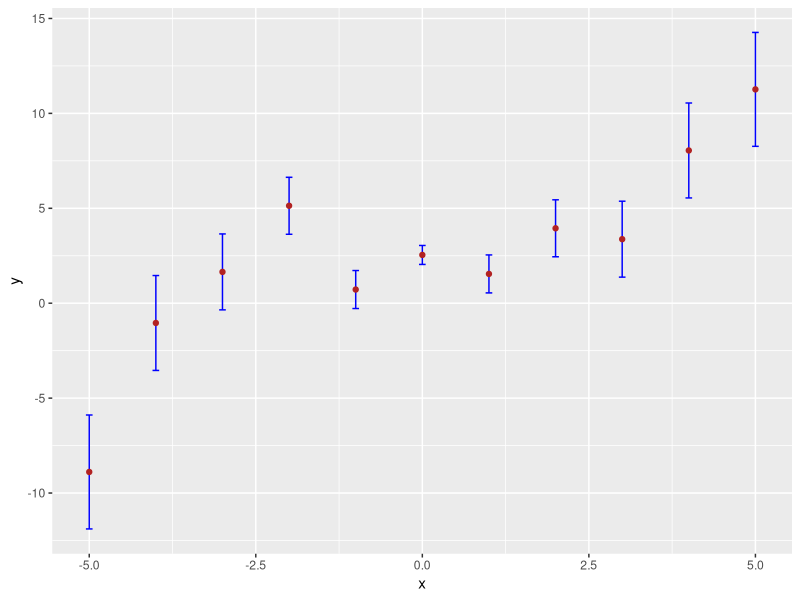
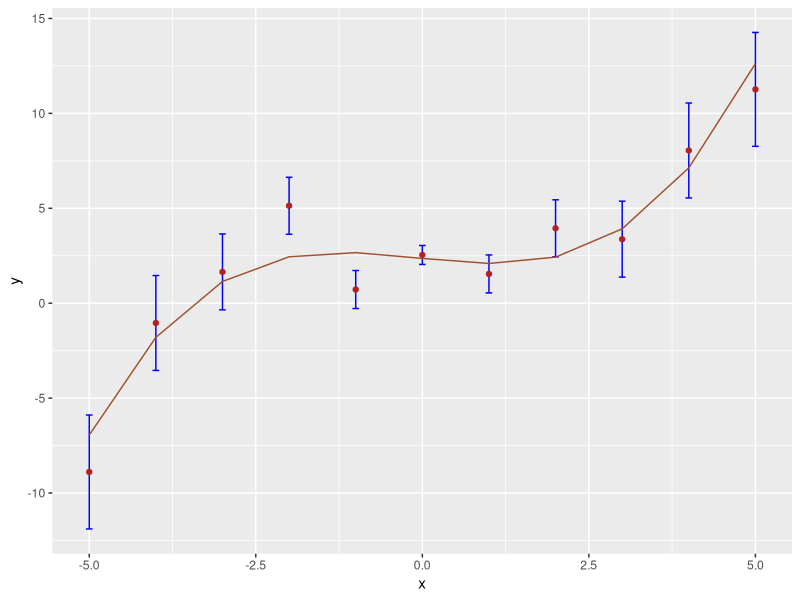
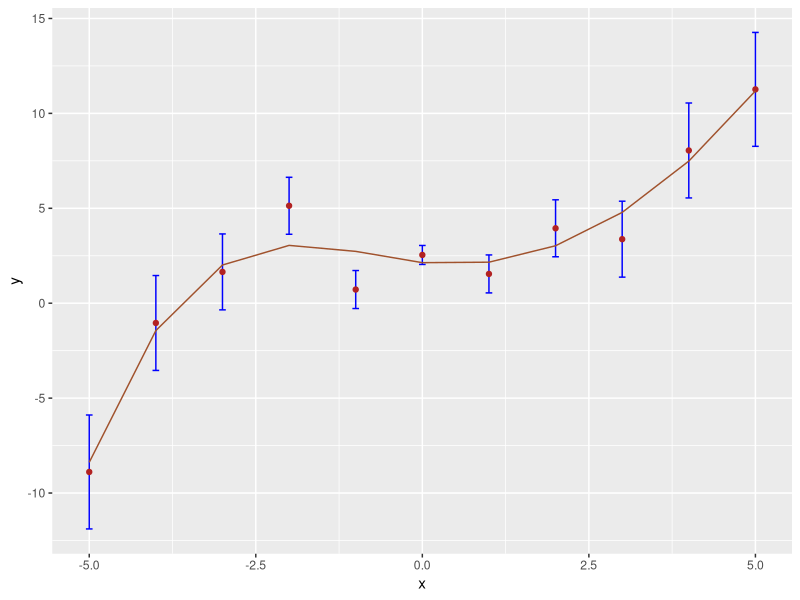
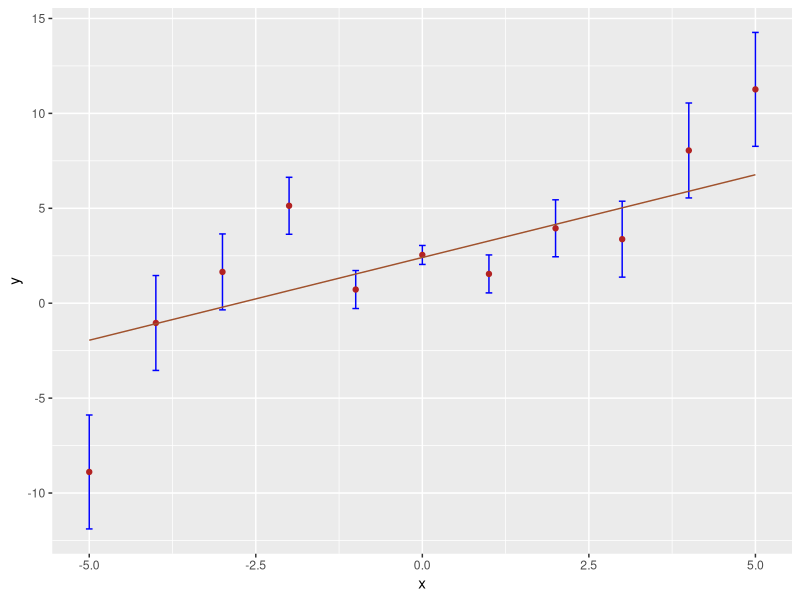
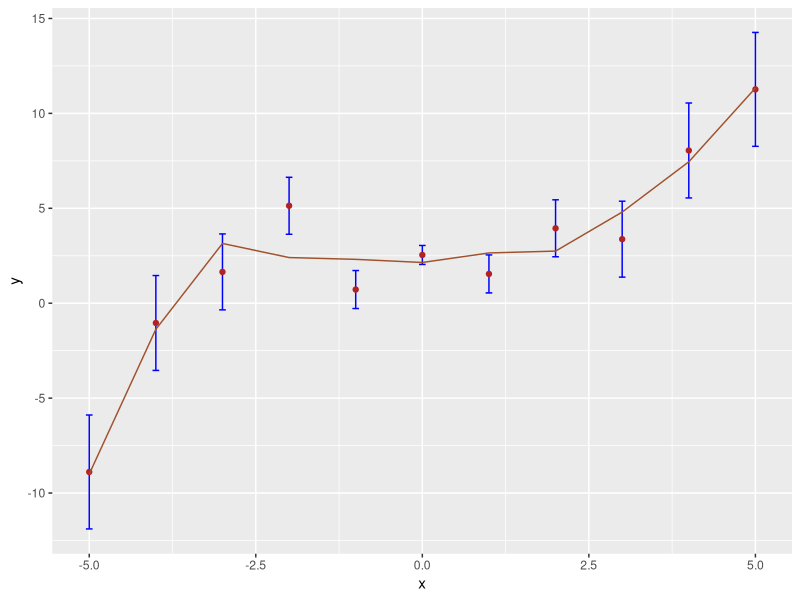
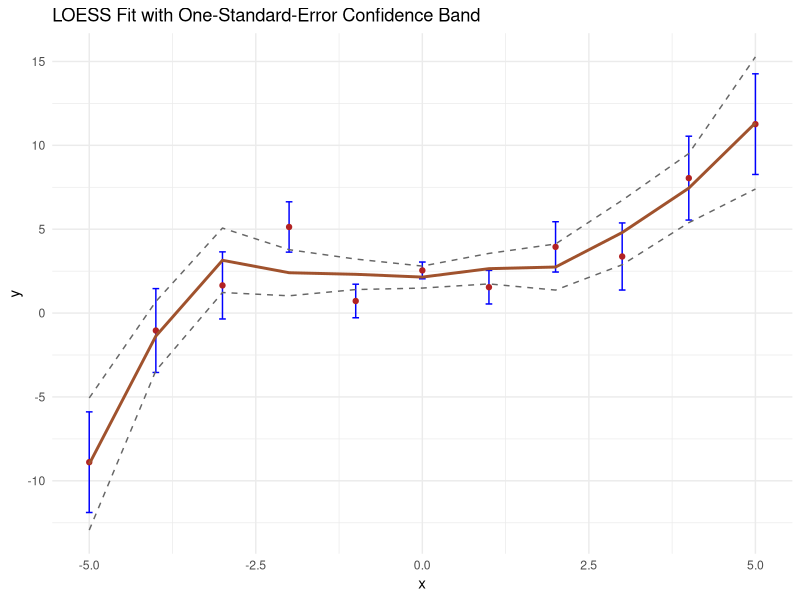

R code for these plots, in order:
## ---- chunk 1
suppressMessages(library(tidyverse))
## ---- chunk 2
set.seed(555)
x <- -5:5
y <- 0.1*x^3 - 0.5*x + 2.1 + rnorm(length(x), mean = 0, sd = 0.5*(1 + abs(x)))
e <- 0.5*(1 + abs(x))

df <- data.frame("x" = x, "y" = y, "e" = e)

suppressMessages(library(tidyverse))
ggplot(data = df, mapping = aes(x = x, y = y)) +
  geom_errorbar(aes(ymin = y-e, ymax = y+e), width = 0.1, color = "blue") +
  geom_point(color = "firebrick")
## ---- chunk 3
pr.out  <- lm(y ~ poly(x, 3, raw = TRUE), data = df,
              weights = 1/(e^2))
pr.pred <- predict(pr.out)
mean((y - pr.pred)^2)
data.frame("Estimate" = 
             summary(pr.out)$coefficients[, 1])

ggplot(data = df, mapping = aes(x = x, y = y)) +
  geom_errorbar(aes(ymin = y-e, ymax = y+e), width = 0.1, color = "blue") +
  geom_point(color = "firebrick") +
  geom_line(data = data.frame(x, "y" = pr.pred), 
            mapping = aes(x = x, y = y), col = "sienna")
## ---- chunk 4
library(splines)
# Default: cubic spline -> K+2 basis functions
#  remember: K is the # of non-overlapping segments
s.out  <- lm(y ~ bs(x, df = 4), data = df,weights = 1/(e^2))
s.pred <- predict(s.out)
mean((y - s.pred)^2)
data.frame("Estimate" = 
             summary(s.out)$coefficients[, 1])

ggplot(data = df, mapping = aes(x = x, y = y)) +
  geom_errorbar(aes(ymin = y-e, ymax = y+e), width = 0.1, color = "blue") +
  geom_point(color = "firebrick") +
  geom_line(data = data.frame(x, "y" = s.pred), 
            mapping = aes(x = x, y = y), col = "sienna")
## ---- chunk 5
ss.out  <- suppressWarnings(
  smooth.spline(df$x, y = df$y, 
                w = 1/(df$e^2), cv = TRUE)
)
ss.out$lambda
ss.pred <- predict(ss.out)
mean((y - ss.pred$y)^2)

ggplot(data = df, mapping = aes(x = x, y = y)) +
  geom_errorbar(aes(ymin = y-e, ymax = y+e), width = 0.1, color = "blue") +
  geom_point(color = "firebrick") +
  geom_line(data = data.frame(x, "y" = ss.pred$y), 
            mapping = aes(x = x, y = y), col = "sienna")
## ---- chunk 6
lpr.out  <- loess(y ~ x, data = df, 
                  weights = 1/(df$e)^2, span = 0.6)
lpr.pred <- predict(lpr.out)
mean((y - lpr.pred)^2)

ggplot(data = df, mapping = aes(x = x, y = y)) +
  geom_errorbar(aes(ymin = y-e, ymax = y+e), width = 0.1, color = "blue") +
  geom_point(color = "firebrick") +
  geom_line(data = data.frame(x, "y" = lpr.pred), 
            mapping = aes(x = x, y = y), col = "sienna")
## ---- chunk 7
lpr.out  <- loess(y ~ x, data = df, weights = 1/(df$e)^2, span = 0.6)
p <- predict(lpr.out, se = TRUE)
pred.df <- data.frame(
  x = lpr.out$x,
  fit = lpr.out$fitted,
  upper = lpr.out$fitted + p$se,
  lower = lpr.out$fitted - p$se
)

ggplot(data = df, aes(x = x, y = y)) +
  geom_errorbar(aes(ymin = y - e, ymax = y + e), width = 0.1, color = "blue") +
  geom_point(color = "firebrick") +
  geom_line(data = pred.df, aes(x = x, y = fit), color = "sienna", size = 1) +
  geom_line(data = pred.df, aes(x = x, y = upper), color = "gray40", linetype = "dashed") +
  geom_line(data = pred.df, aes(x = x, y = lower), color = "gray40", linetype = "dashed") +
  theme_minimal() +
  labs(
    title = "LOESS Fit with One-Standard-Error Confidence Band",
    y = "y",
    x = "x"
  )
